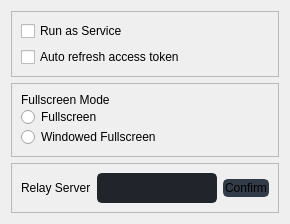
               <widget class="QWidget" name="pageSettings">
                <layout class="QVBoxLayout" name="verticalLayout_10">
                 <item>
                  <widget class="QFrame" name="setRow1">
                   <property name="frameShape">
                    <enum>QFrame::StyledPanel</enum>
                   </property>
                   <property name="frameShadow">
                    <enum>QFrame::Raised</enum>
                   </property>
                   <layout class="QVBoxLayout" name="verticalLayout_11">
                    <item>
                     <widget class="QCheckBox" name="checkboxService">
                      <property name="text">
                       <string>Run as Service</string>
                      </property>
                     </widget>
                    </item>
                    <item>
                     <widget class="QCheckBox" name="checkboxRefreshPassword">
                      <property name="text">
                       <string>Auto refresh access token</string>
                      </property>
                     </widget>
                    </item>
                   </layout>
                  </widget>
                 </item>
                 <item>
                  <widget class="QFrame" name="setRow2">
                   <property name="frameShape">
                    <enum>QFrame::StyledPanel</enum>
                   </property>
                   <property name="frameShadow">
                    <enum>QFrame::Raised</enum>
                   </property>
                   <layout class="QVBoxLayout" name="verticalLayout_12" stretch="0,0,0">
                    <property name="spacing">
                     <number>0</number>
                    </property>
                    <property name="sizeConstraint">
                     <enum>QLayout::SetDefaultConstraint</enum>
                    </property>
                    <item>
                     <widget class="QLabel" name="labelFullscreen">
                      <property name="maximumSize">
                       <size>
                        <width>16777215</width>
                        <height>40</height>
                       </size>
                      </property>
                      <property name="text">
                       <string>Fullscreen Mode</string>
                      </property>
                     </widget>
                    </item>
                    <item>
                     <widget class="QRadioButton" name="radioRealFullscreen">
                      <property name="text">
                       <string>Fullscreen</string>
                      </property>
                     </widget>
                    </item>
                    <item>
                     <widget class="QRadioButton" name="radioWindowedFullscreen">
                      <property name="text">
                       <string>Windowed Fullscreen</string>
                      </property>
                     </widget>
                    </item>
                   </layout>
                  </widget>
                 </item>
                 <item>
                  <widget class="QFrame" name="setRow3">
                   <property name="frameShape">
                    <enum>QFrame::StyledPanel</enum>
                   </property>
                   <property name="frameShadow">
                    <enum>QFrame::Raised</enum>
                   </property>
                   <layout class="QHBoxLayout" name="horizontalLayout_6">
                    <item>
                     <widget class="QLabel" name="labelRelay">
                      <property name="text">
                       <string>Relay Server</string>
                      </property>
                     </widget>
                    </item>
                    <item>
                     <widget class="QLineEdit" name="leditRelay">
                      <property name="minimumSize">
                       <size>
                        <width>0</width>
                        <height>30</height>
                       </size>
                      </property>
                      <property name="styleSheet">
                       <string notr="true">
#leditRelay {
	background-color: rgb(33, 37, 43);
	border-radius: 5px;
	border: 2px solid rgb(33, 37, 43);
	padding-left: 10px;
	selection-color: rgb(255, 255, 255);
	selection-background-color: rgb(255, 121, 198);
}
#leditRelay:hover {
	border: 2px solid rgb(64, 71, 88);
}
#leditRelay:focus {
	border: 2px solid rgb(91, 101, 124);
}
</string>
                      </property>
                     </widget>
                    </item>
                    <item>
                     <widget class="QPushButton" name="btnRelay">
                      <property name="styleSheet">
                       <string notr="true">
#btnRelay {
	border: 2px solid rgb(52, 59, 72);
	border-radius: 5px;	
	background-color: rgb(52, 59, 72);
}
#btnRelay:hover {
	background-color: rgb(57, 65, 80);
	border: 2px solid rgb(61, 70, 86);
}
#btnRelay:pressed {	
	background-color: rgb(35, 40, 49);
	border: 2px solid rgb(43, 50, 61);
}</string>
                      </property>
                      <property name="text">
                       <string>Confirm</string>
                      </property>
                     </widget>
                    </item>
                   </layout>
                  </widget>
                 </item>
                </layout>
               </widget>
